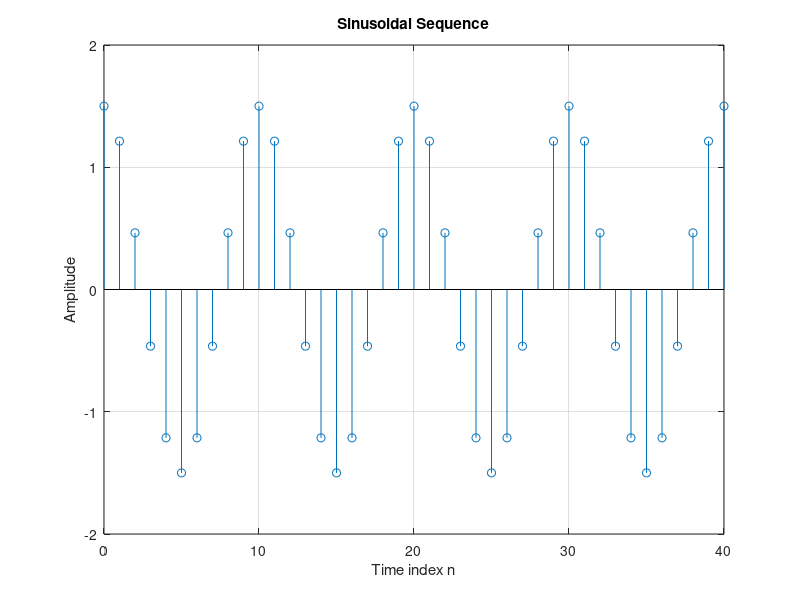

Reproduce this figure in MATLAB.
% Program Q1.22
% Generation of a sinusoidal sequence
n = 0:40;   
f = 0.9;            
phase = 0;          
A = 1.5;            
arg = 2*pi*f*n - phase; 
x = A*cos(arg);
clf;            % Clear old graph
stem(n,x);      % Plot the generated sequence
axis([0 40 -2 2]);
grid; 
title('Sinusoidal Sequence');
xlabel('Time index n');
ylabel('Amplitude');
axis;
